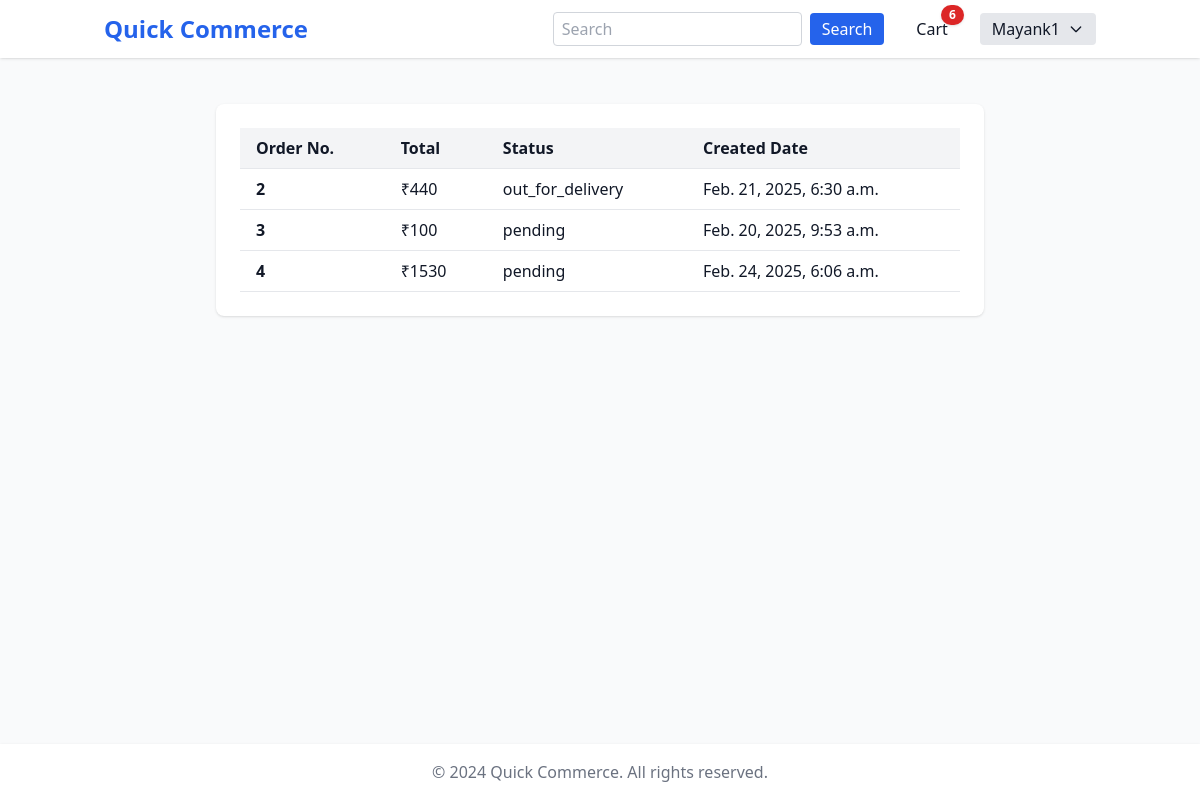
Before: /orders/ (signed in) with the older database file.
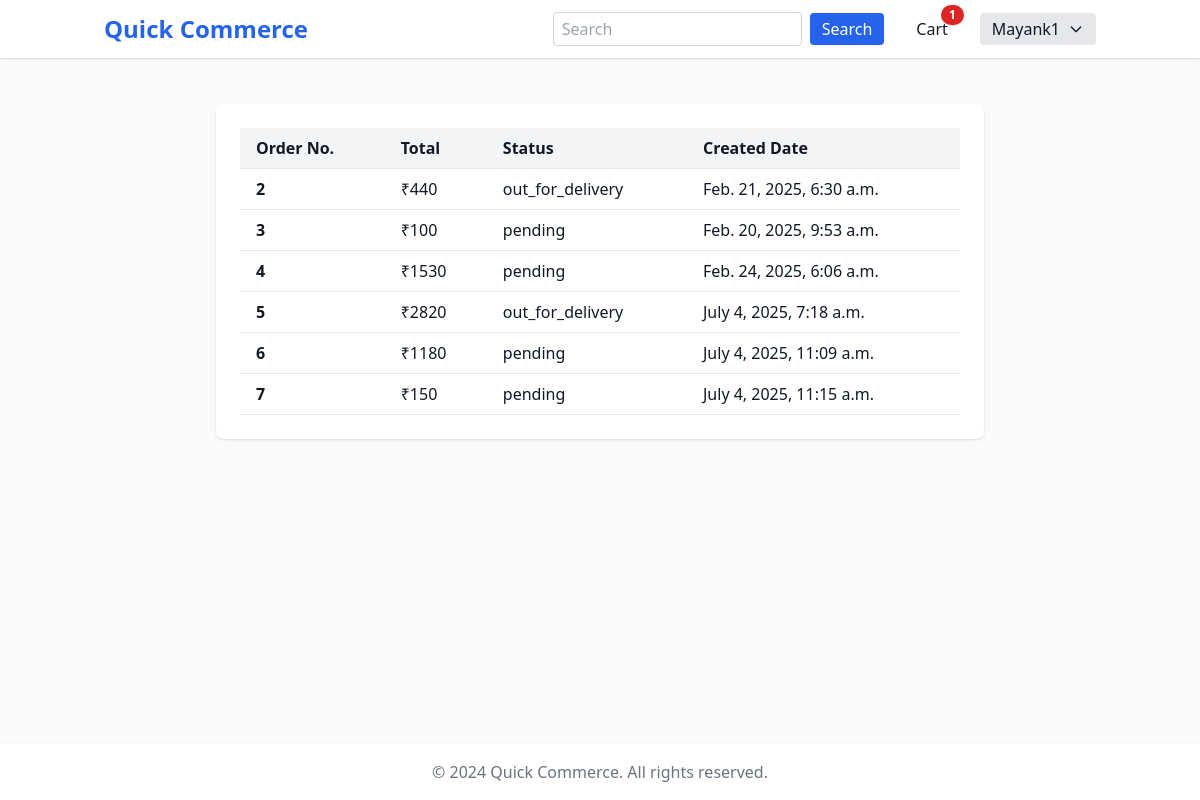
After: the same page with the newer database file.
### orders/models.py (models this page shows, shortened)
class Order(models.Model):
    user = models.ForeignKey(User,on_delete=models.CASCADE)
    order_no = models.IntegerField(blank=True)
    total = models.IntegerField(blank = True)
    status = models.CharField(max_length=16, choices=status_choices,default='pending')
    created_at = models.DateTimeField(auto_now_add=True)
    updated_at = models.DateTimeField(auto_now=True)
    order_items = models.ManyToManyField(Order_Item)
    checkout = models.ForeignKey(Checkout,on_delete=models.CASCADE,null=True)
    dark_store = models.ForeignKey(Dark_Store,on_delete=models.CASCADE,default=get_initial)

### orders/views.py (the view)
# urls.py: path("",views.orders,name='orders'),
@login_required
def orders(request):
    inst = Order.objects.filter(user = request.user)
    ctx = {"orders":inst}
    return render(request,"orders/orders_page.html",ctx)

### cart/templatetags/custom_tags.py (called while the page is built)
@register.simple_tag(takes_context=True)
def cart_count(context):
    inst = Cart_Item.objects.filter(user = context['request'].user)
    count = 0
    for item in inst:
        count += item.quantity  # Sum the quantity of each item
    return count

### templates/orders/orders_page.html (shortened to what this page needs)
{% extends "base.html" %}
{% block content %}
{% if orders %}
  <div class="max-w-3xl mx-auto bg-white dark:bg-gray-900 rounded-lg shadow p-6 mt-6">
    <div class="overflow-x-auto">
      <table class="min-w-full divide-y divide-gray-200 dark:divide-gray-700">
        <thead class="bg-gray-100 dark:bg-gray-800">
          <tr>
            <th class="px-4 py-2 text-left font-semibold">Order No.</th>
            <th class="px-4 py-2 text-left font-semibold">Total</th>
            <th class="px-4 py-2 text-left font-semibold">Status</th>
            <th class="px-4 py-2 text-left font-semibold">Created Date</th>
          </tr>
        </thead>
        <tbody class="bg-white dark:bg-gray-900">
          {% for order in orders %}
          <tr class="border-b dark:border-gray-800 hover:bg-blue-50 dark:hover:bg-blue-900 cursor-pointer transition" onclick="window.location = '{% url 'order_page' order.id %}'">
            <td class="px-4 py-2 font-semibold">{{order.order_no}}</td>
            <td class="px-4 py-2">₹{{order.total}}</td>
            <td class="px-4 py-2">{{order.status}}</td>
            <td class="px-4 py-2">{{order.updated_at}}</td>
          </tr>
          {% endfor %}
        </tbody>
      </table>
    </div>
  </div>
{% else %}
  <h1 class="text-2xl font-bold text-center mt-12">No orders till now. <a href="{% url 'products' %}" class="text-blue-600 dark:text-blue-400 underline">Buy something now.</a></h1>
{% endif %}
{% endblock %}

### templates/base.html (shortened to what this page needs)
{% load custom_tags %}
<!DOCTYPE html>
<html lang="en" x-data="{ darkMode: localStorage.getItem('darkMode') === 'true', mobileMenu: false }" x-init="$watch('darkMode', val => localStorage.setItem('darkMode', val))" :class="{ 'dark': darkMode }">
<head>
    <script src="https://cdn.tailwindcss.com"></script>
</head>
<body class="bg-gray-50 dark:bg-gray-900 text-gray-900 dark:text-gray-100 min-h-screen flex flex-col">
    <nav class="bg-white dark:bg-gray-800 shadow fixed top-0 left-0 w-full z-50">
        <div class="container mx-auto px-4 py-3 flex justify-between items-center">
            <a href="/" class="text-2xl font-bold text-blue-600 dark:text-blue-400">Quick Commerce</a>
            <div class="hidden md:flex items-center gap-4">
                <form class="flex items-center" role="search" method="GET" action="{% url 'search' %}">
                    <input class="rounded px-2 py-1 border border-gray-300 dark:bg-gray-700 dark:text-gray-100" type="search" placeholder="Search" aria-label="Search" name="searchvalue">
                    <button class="ml-2 px-3 py-1 bg-blue-600 text-white rounded hover:bg-blue-700 transition" type="submit">Search</button>
                </form>
                {% if user.is_authenticated %}
                    {% cart_count as count %}
                {% endif %}
                <div class="relative flex flex-col items-center ml-4">
                    <a href="/cart/" class="hover:text-blue-500 dark:hover:text-blue-300 relative">
                        {% if user.is_authenticated and count > 0 %}
                            <span class="absolute -top-3 -right-4 bg-red-600 text-white text-xs font-bold px-2 py-0.5 rounded-full shadow">{{ count }}</span>
                        {% endif %}
                        Cart
                    </a>
                </div>
                {% if user.is_authenticated %}
                <div class="relative group ml-4" x-data="{ open: false }">
                    <button @click="open = !open" class="px-3 py-1 bg-gray-200 dark:bg-gray-700 rounded flex items-center gap-2 focus:outline-none">
                        <span>{{ user.username }}</span>
                        <svg class="w-4 h-4" fill="none" stroke="currentColor" viewBox="0 0 24 24"><path stroke-linecap="round" stroke-linejoin="round" stroke-width="2" d="M19 9l-7 7-7-7"/></svg>
                    </button>
                </div>
                {% else %}
                <a class="ml-2 px-3 py-1 bg-green-600 text-white rounded hover:bg-green-700 transition" href="{% url 'account_login' %}">Login</a>
                <a class="ml-2 px-3 py-1 bg-yellow-400 text-black rounded hover:bg-yellow-500 transition" href="{% url 'account_signup' %}">Register</a>
                {% endif %}
            </div>
        </div>
                {% if user.is_authenticated %}
                    {% cart_count as count %}
                {% endif %}
    </nav>
    <main class="flex-1 container mx-auto px-4 py-8 pt-20">
        {% block content %}{% endblock %}
    </main>
    <footer class="bg-white dark:bg-gray-800 shadow mt-8">
        <div class="container mx-auto px-4 py-4 text-center text-gray-500 dark:text-gray-400">
            &copy; {{ year|default:2024 }} Quick Commerce. All rights reserved.
        </div>
    </footer>
</body>
</html>

Changed rows visible on the page:
added Order: order_no "5", total "2820", status "out_for_delivery", updated_at "July 4, 2025, 7:18 a.m."
added Order: order_no "6", total "1180", status "pending", updated_at "July 4, 2025, 11:09 a.m."
added Order: order_no "7", total "150", status "pending", updated_at "July 4, 2025, 11:15 a.m."
Other visible differences:
{{ count }}: "6" → "1"
